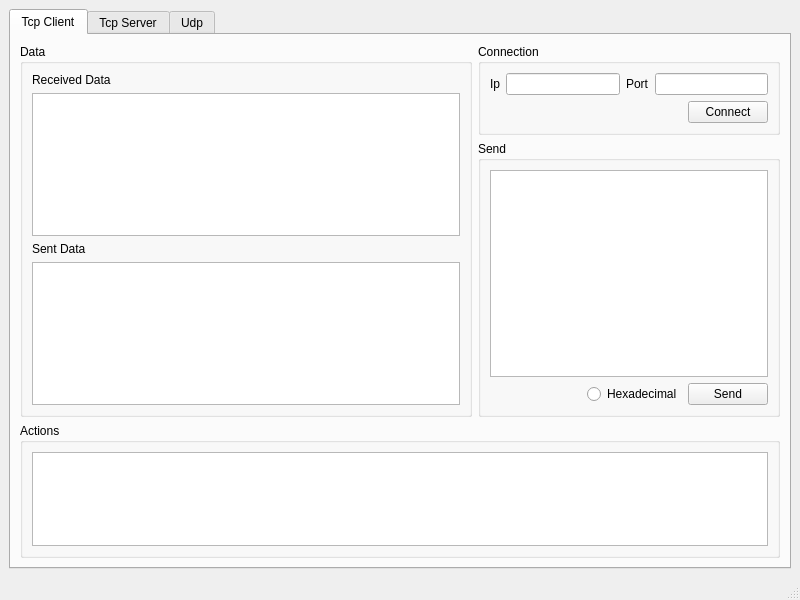
<?xml version="1.0" encoding="UTF-8"?>
<ui version="4.0">
 <class>MainWindow</class>
 <widget class="QMainWindow" name="MainWindow">
  <property name="geometry">
   <rect>
    <x>0</x>
    <y>0</y>
    <width>800</width>
    <height>600</height>
   </rect>
  </property>
  <property name="windowTitle">
   <string>MainWindow</string>
  </property>
  <widget class="QWidget" name="centralwidget">
   <layout class="QVBoxLayout" name="verticalLayout_2">
    <item>
     <widget class="QTabWidget" name="tabWidget">
      <property name="currentIndex">
       <number>0</number>
      </property>
      <widget class="QWidget" name="tabTcpClient">
       <attribute name="title">
        <string>Tcp Client</string>
       </attribute>
       <layout class="QVBoxLayout" name="verticalLayout_16" stretch="0,0">
        <item>
         <layout class="QHBoxLayout" name="horizontalLayoutUpTcpClient" stretch="3,2">
          <item>
           <widget class="QGroupBox" name="groupBoxDataTcpClient">
            <property name="title">
             <string>Data</string>
            </property>
            <layout class="QVBoxLayout" name="verticalLayout_13">
             <item>
              <layout class="QVBoxLayout" name="verticalLayoutReceivedTcpClient">
               <item>
                <widget class="QLabel" name="labelRecDataTcpClient">
                 <property name="text">
                  <string>Received Data</string>
                 </property>
                </widget>
               </item>
               <item>
                <widget class="QTextBrowser" name="textBrowserRecDataTcpClient"/>
               </item>
              </layout>
             </item>
             <item>
              <layout class="QVBoxLayout" name="verticalLayoutSentTcpClient">
               <item>
                <widget class="QLabel" name="labelSentDataTcpClient">
                 <property name="text">
                  <string>Sent Data</string>
                 </property>
                </widget>
               </item>
               <item>
                <widget class="QTextBrowser" name="textBrowserSentDataTcpClient"/>
               </item>
              </layout>
             </item>
            </layout>
           </widget>
          </item>
          <item>
           <layout class="QVBoxLayout" name="verticalLayoutRightTcpClient">
            <item>
             <widget class="QGroupBox" name="groupBoxConnectionTcpClient">
              <property name="title">
               <string>Connection</string>
              </property>
              <layout class="QVBoxLayout" name="verticalLayout_14">
               <item>
                <layout class="QHBoxLayout" name="horizontalLayoutConnection1TcpClient">
                 <item>
                  <widget class="QLabel" name="labelIpTcpClient">
                   <property name="text">
                    <string>Ip</string>
                   </property>
                  </widget>
                 </item>
                 <item>
                  <widget class="QLineEdit" name="lineEditIpTcpClient"/>
                 </item>
                 <item>
                  <widget class="QLabel" name="labelPortTcpClient">
                   <property name="text">
                    <string>Port</string>
                   </property>
                  </widget>
                 </item>
                 <item>
                  <widget class="QLineEdit" name="lineEditPortTcpClient"/>
                 </item>
                </layout>
               </item>
               <item>
                <layout class="QHBoxLayout" name="horizontalLayoutConnection2TcpClient">
                 <item>
                  <spacer name="horizontalSpacerConnectionTcpClient">
                   <property name="orientation">
                    <enum>Qt::Orientation::Horizontal</enum>
                   </property>
                   <property name="sizeHint" stdset="0">
                    <size>
                     <width>40</width>
                     <height>20</height>
                    </size>
                   </property>
                  </spacer>
                 </item>
                 <item>
                  <widget class="QPushButton" name="pushButtonConnectionTcpClient">
                   <property name="text">
                    <string>Connect</string>
                   </property>
                  </widget>
                 </item>
                </layout>
               </item>
              </layout>
             </widget>
            </item>
            <item>
             <widget class="QGroupBox" name="groupBoxSendTcpClient">
              <property name="title">
               <string>Send</string>
              </property>
              <layout class="QVBoxLayout" name="verticalLayout_15">
               <item>
                <widget class="QPlainTextEdit" name="plainTextEditSendTcpClient"/>
               </item>
               <item>
                <layout class="QHBoxLayout" name="horizontalLayoutSendTcpClient">
                 <item>
                  <spacer name="horizontalSpacerSendTcpClient">
                   <property name="orientation">
                    <enum>Qt::Orientation::Horizontal</enum>
                   </property>
                   <property name="sizeHint" stdset="0">
                    <size>
                     <width>40</width>
                     <height>20</height>
                    </size>
                   </property>
                  </spacer>
                 </item>
                 <item>
                  <widget class="QRadioButton" name="radioButtonSendTcpClient">
                   <property name="text">
                    <string>Hexadecimal</string>
                   </property>
                  </widget>
                 </item>
                 <item>
                  <widget class="QPushButton" name="pushButtonSendTcpClient">
                   <property name="text">
                    <string>Send</string>
                   </property>
                  </widget>
                 </item>
                </layout>
               </item>
              </layout>
             </widget>
            </item>
           </layout>
          </item>
         </layout>
        </item>
        <item>
         <widget class="QGroupBox" name="groupBoxActionsTcpClient">
          <property name="title">
           <string>Actions</string>
          </property>
          <layout class="QVBoxLayout" name="verticalLayout_8">
           <item>
            <widget class="QTextBrowser" name="textBrowserActionsTcpClient"/>
           </item>
          </layout>
         </widget>
        </item>
       </layout>
      </widget>
      <widget class="QWidget" name="tabTcpServer">
       <attribute name="title">
        <string>Tcp Server</string>
       </attribute>
       <layout class="QVBoxLayout" name="verticalLayout" stretch="0,0">
        <item>
         <layout class="QHBoxLayout" name="horizontalLayoutUpTcpServer" stretch="3,2">
          <item>
           <widget class="QGroupBox" name="groupBoxDataTcpServer">
            <property name="title">
             <string>Data</string>
            </property>
            <layout class="QVBoxLayout" name="verticalLayout_10">
             <item>
              <layout class="QVBoxLayout" name="verticalLayoutReceivedTcpServer">
               <item>
                <widget class="QLabel" name="labelRecDataTcpServer">
                 <property name="text">
                  <string>Received Data</string>
                 </property>
                </widget>
               </item>
               <item>
                <widget class="QTextBrowser" name="textBrowserRecDataTcpServer"/>
               </item>
              </layout>
             </item>
             <item>
              <layout class="QVBoxLayout" name="verticalLayoutSentTcpServer">
               <item>
                <widget class="QLabel" name="labelSentDataTcpServer">
                 <property name="text">
                  <string>Sent Data</string>
                 </property>
                </widget>
               </item>
               <item>
                <widget class="QTextBrowser" name="textBrowserSentDataTcpServer"/>
               </item>
              </layout>
             </item>
            </layout>
           </widget>
          </item>
          <item>
           <layout class="QVBoxLayout" name="verticalLayoutRightTcpServer">
            <item>
             <widget class="QGroupBox" name="groupBoxConnectionTcpServer">
              <property name="title">
               <string>Connection</string>
              </property>
              <layout class="QVBoxLayout" name="verticalLayout_11">
               <item>
                <layout class="QHBoxLayout" name="horizontalLayoutConnection1TcpServer">
                 <item>
                  <widget class="QLabel" name="labelIpTcpServer">
                   <property name="text">
                    <string>Ip</string>
                   </property>
                  </widget>
                 </item>
                 <item>
                  <widget class="QLineEdit" name="lineEditIpTcpServer"/>
                 </item>
                 <item>
                  <widget class="QLabel" name="labelPortTcpServer">
                   <property name="text">
                    <string>Port</string>
                   </property>
                  </widget>
                 </item>
                 <item>
                  <widget class="QLineEdit" name="lineEditPortTcpServer"/>
                 </item>
                </layout>
               </item>
               <item>
                <layout class="QHBoxLayout" name="horizontalLayoutConnection2TcpServer">
                 <item>
                  <spacer name="horizontalSpacerConnectionTcpServer">
                   <property name="orientation">
                    <enum>Qt::Orientation::Horizontal</enum>
                   </property>
                   <property name="sizeHint" stdset="0">
                    <size>
                     <width>40</width>
                     <height>20</height>
                    </size>
                   </property>
                  </spacer>
                 </item>
                 <item>
                  <widget class="QPushButton" name="pushButtonConnectionTcpServer">
                   <property name="text">
                    <string>Connect</string>
                   </property>
                  </widget>
                 </item>
                </layout>
               </item>
              </layout>
             </widget>
            </item>
            <item>
             <widget class="QGroupBox" name="groupBoxSendTcpServer">
              <property name="title">
               <string>Send</string>
              </property>
              <layout class="QVBoxLayout" name="verticalLayout_12">
               <item>
                <widget class="QPlainTextEdit" name="plainTextEditSendTcpServer"/>
               </item>
               <item>
                <layout class="QHBoxLayout" name="horizontalLayoutSendTcpServer">
                 <item>
                  <spacer name="horizontalSpacerSendTcpServer">
                   <property name="orientation">
                    <enum>Qt::Orientation::Horizontal</enum>
                   </property>
                   <property name="sizeHint" stdset="0">
                    <size>
                     <width>40</width>
                     <height>20</height>
                    </size>
                   </property>
                  </spacer>
                 </item>
                 <item>
                  <widget class="QRadioButton" name="radioButtonSendTcpServer">
                   <property name="text">
                    <string>Hexadecimal</string>
                   </property>
                  </widget>
                 </item>
                 <item>
                  <widget class="QPushButton" name="pushButtonSendTcpServer">
                   <property name="text">
                    <string>Send</string>
                   </property>
                  </widget>
                 </item>
                </layout>
               </item>
              </layout>
             </widget>
            </item>
           </layout>
          </item>
         </layout>
        </item>
        <item>
         <widget class="QGroupBox" name="groupBoxActionsTcpServer">
          <property name="title">
           <string>Actions</string>
          </property>
          <layout class="QVBoxLayout" name="verticalLayout_7">
           <item>
            <widget class="QTextBrowser" name="textBrowserActions_2"/>
           </item>
          </layout>
         </widget>
        </item>
       </layout>
      </widget>
      <widget class="QWidget" name="tabUdp">
       <attribute name="title">
        <string>Udp</string>
       </attribute>
       <layout class="QVBoxLayout" name="verticalLayout_9">
        <item>
         <layout class="QHBoxLayout" name="horizontalLayoutUpUdp" stretch="3,2">
          <item>
           <widget class="QGroupBox" name="groupBoxDataUdp">
            <property name="title">
             <string>Data</string>
            </property>
            <layout class="QVBoxLayout" name="verticalLayout_3">
             <item>
              <layout class="QVBoxLayout" name="verticalLayoutReceivedUdp">
               <item>
                <widget class="QLabel" name="labelRecDataUdp">
                 <property name="text">
                  <string>Received Data</string>
                 </property>
                </widget>
               </item>
               <item>
                <widget class="QTextBrowser" name="textBrowserRecDataUdp"/>
               </item>
              </layout>
             </item>
             <item>
              <layout class="QVBoxLayout" name="verticalLayoutSentUdp">
               <item>
                <widget class="QLabel" name="labelSentDataUdp">
                 <property name="text">
                  <string>Sent Data</string>
                 </property>
                </widget>
               </item>
               <item>
                <widget class="QTextBrowser" name="textBrowserSentDataUdp"/>
               </item>
              </layout>
             </item>
            </layout>
           </widget>
          </item>
          <item>
           <layout class="QVBoxLayout" name="verticalLayoutRightUdp">
            <item>
             <widget class="QGroupBox" name="groupBoxConnectionUdp">
              <property name="title">
               <string>Connection</string>
              </property>
              <layout class="QVBoxLayout" name="verticalLayout_4">
               <item>
                <layout class="QHBoxLayout" name="horizontalLayoutConnection1Udp">
                 <item>
                  <widget class="QLabel" name="labelIpUdp">
                   <property name="text">
                    <string>Ip</string>
                   </property>
                  </widget>
                 </item>
                 <item>
                  <widget class="QLineEdit" name="lineEditIpUdp"/>
                 </item>
                 <item>
                  <widget class="QLabel" name="labelPortUdp">
                   <property name="text">
                    <string>Port</string>
                   </property>
                  </widget>
                 </item>
                 <item>
                  <widget class="QLineEdit" name="lineEditPortUdp"/>
                 </item>
                </layout>
               </item>
               <item>
                <layout class="QHBoxLayout" name="horizontalLayoutConnection2Udp">
                 <item>
                  <spacer name="horizontalSpacerConnectionUdp">
                   <property name="orientation">
                    <enum>Qt::Orientation::Horizontal</enum>
                   </property>
                   <property name="sizeHint" stdset="0">
                    <size>
                     <width>40</width>
                     <height>20</height>
                    </size>
                   </property>
                  </spacer>
                 </item>
                 <item>
                  <widget class="QPushButton" name="pushButtonConnectionUdp">
                   <property name="text">
                    <string>Connect</string>
                   </property>
                  </widget>
                 </item>
                </layout>
               </item>
              </layout>
             </widget>
            </item>
            <item>
             <widget class="QGroupBox" name="groupBoxSendUdp">
              <property name="title">
               <string>Send</string>
              </property>
              <layout class="QVBoxLayout" name="verticalLayout_5">
               <item>
                <widget class="QPlainTextEdit" name="plainTextEditSendUdp"/>
               </item>
               <item>
                <layout class="QHBoxLayout" name="horizontalLayoutSendUdp">
                 <item>
                  <spacer name="horizontalSpacerSendUdp">
                   <property name="orientation">
                    <enum>Qt::Orientation::Horizontal</enum>
                   </property>
                   <property name="sizeHint" stdset="0">
                    <size>
                     <width>40</width>
                     <height>20</height>
                    </size>
                   </property>
                  </spacer>
                 </item>
                 <item>
                  <widget class="QRadioButton" name="radioButtonSendUdp">
                   <property name="text">
                    <string>Hexadecimal</string>
                   </property>
                  </widget>
                 </item>
                 <item>
                  <widget class="QPushButton" name="pushButtonSendUdp">
                   <property name="text">
                    <string>Send</string>
                   </property>
                  </widget>
                 </item>
                </layout>
               </item>
              </layout>
             </widget>
            </item>
           </layout>
          </item>
         </layout>
        </item>
        <item>
         <widget class="QGroupBox" name="groupBoxActionsUdp">
          <property name="title">
           <string>Actions</string>
          </property>
          <layout class="QVBoxLayout" name="verticalLayout_6">
           <item>
            <widget class="QTextBrowser" name="textBrowserActionsUdp"/>
           </item>
          </layout>
         </widget>
        </item>
       </layout>
      </widget>
     </widget>
    </item>
   </layout>
  </widget>
  <widget class="QMenuBar" name="menubar">
   <property name="geometry">
    <rect>
     <x>0</x>
     <y>0</y>
     <width>800</width>
     <height>22</height>
    </rect>
   </property>
  </widget>
  <widget class="QStatusBar" name="statusbar"/>
 </widget>
 <resources/>
 <connections/>
</ui>
